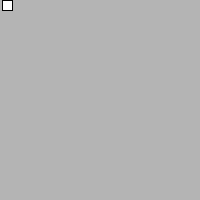
Frame 1 (no input)
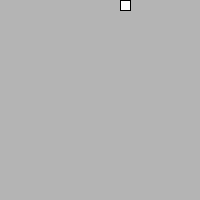
Frame 60 (the mouse pressed at the canvas centre just before this capture)
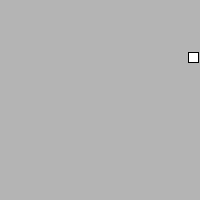
Frame 120 (the mouse held since frame 60 and released just before this capture)

The Processing sketch that drew these frames (run headless with seeded random() and noise(); from frame 60 on, the mouse is pressed at the canvas centre):

// Processing sketch: state_demo
// ── state_demo.pde
//State Variable Reverse Engineer

int state = 0; // 0 - right
          // 1 - down    // 2 - left
          // 3 - up
int x = 0;
int y = 0;

void setup(){
  size(200,200);
}

void draw() {
  background(180);
  stateChange();
  rect(x ,y , 10 , 10);
}


//Update X or Y depending on the state variable
void stateChange(){
  if (state == 0){
    x += 2;
    if (x + 12 >= width) state++;
  }
  else if (state == 1){
    y += 2;
    if (y + 12 >= height) state++;
  }
  else if (state == 2){
    x -= 2;
    if (x <= 0) state++;
  }
  else if (state == 3){
    y -= 2;
    if (y <= 0) state = 0;
  }
}
